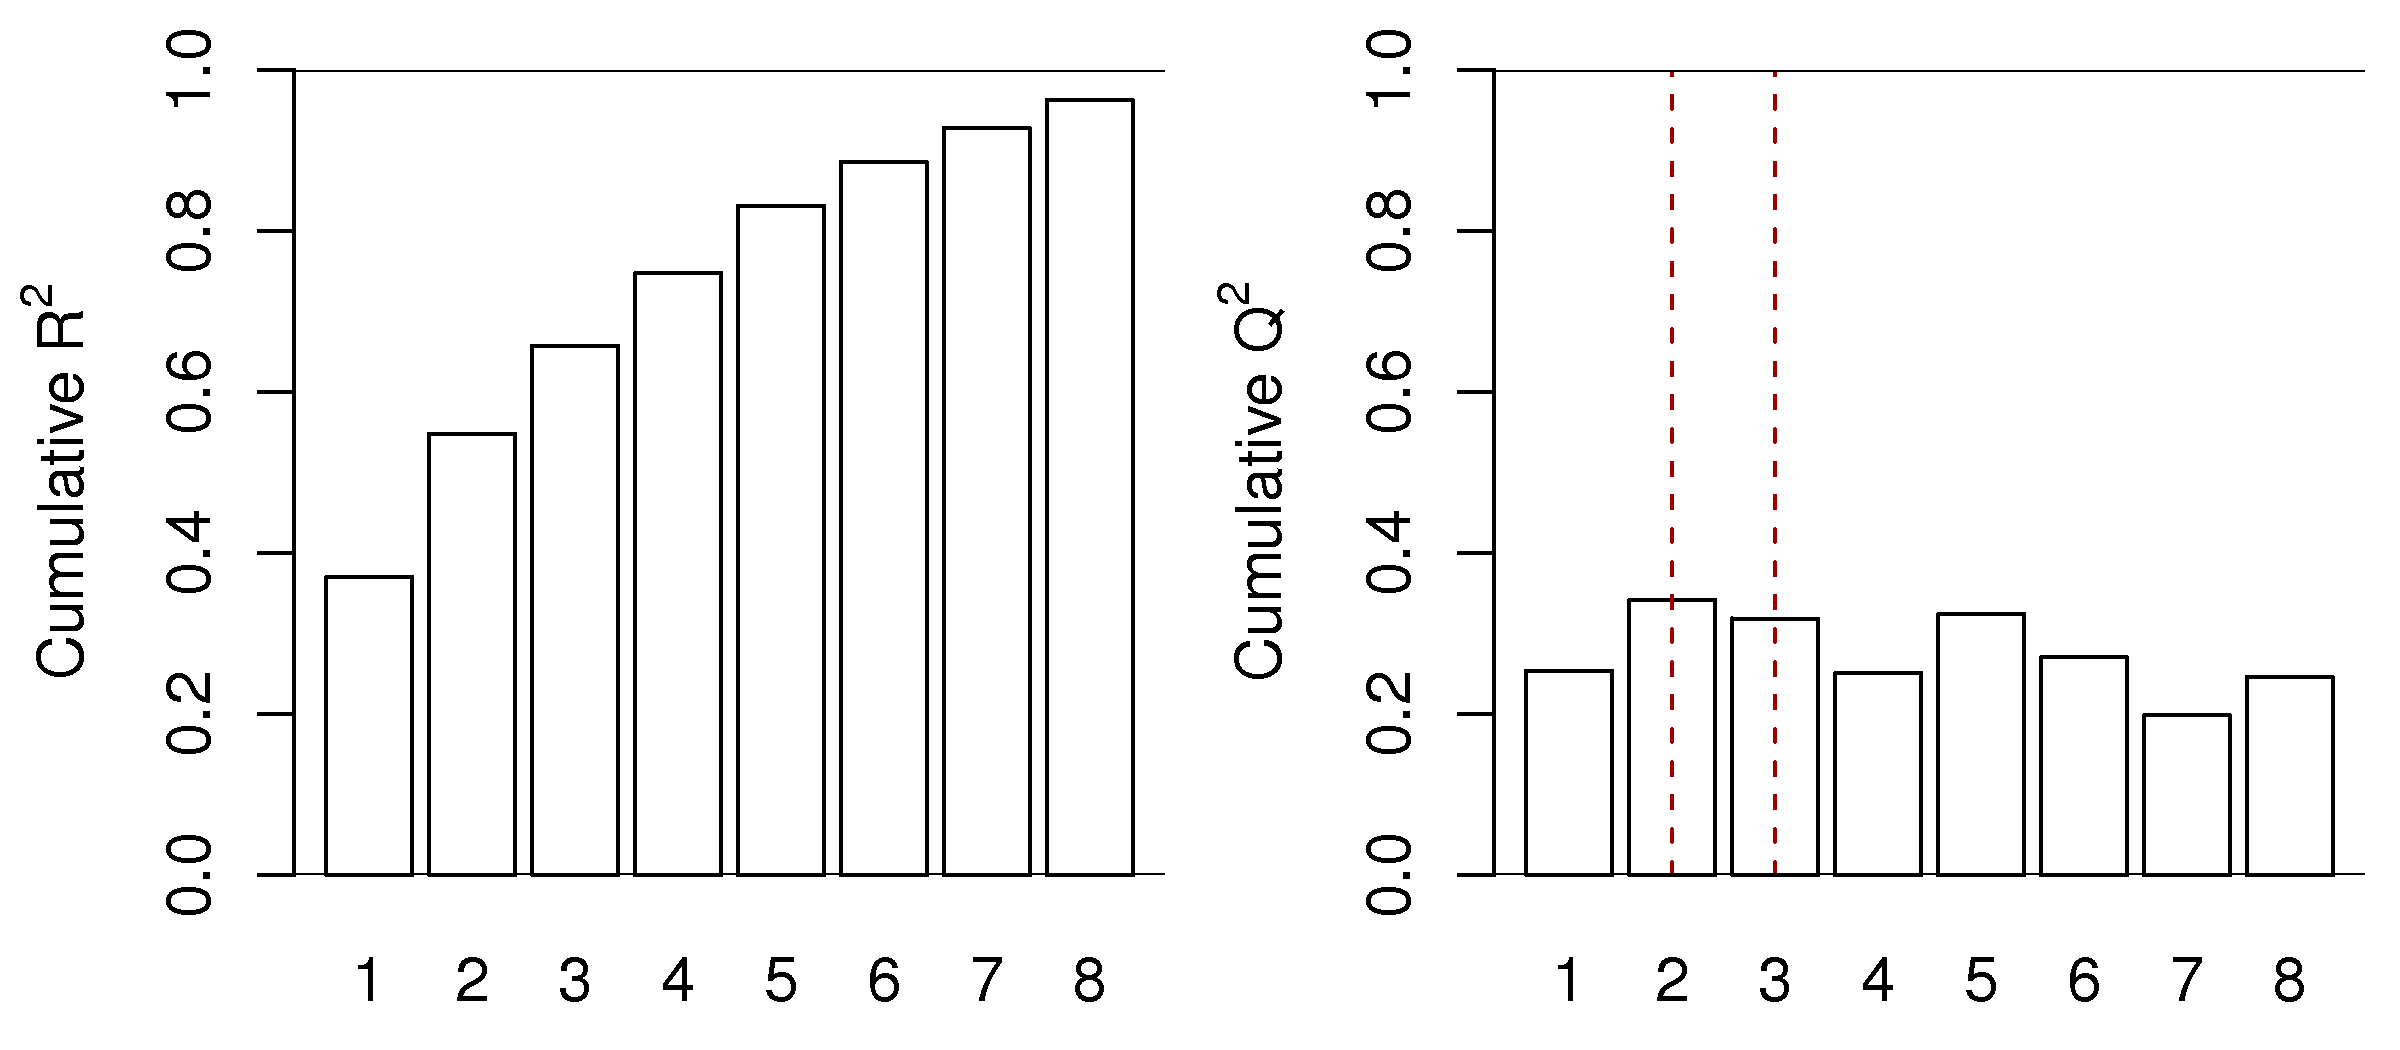

This chart was generated by the following R code:

# Data from the LDPE case study; PCA on all the variables, all the rows; Simca-P v 11.5 (Nov 2006)

R2 = c(0.369877,0.547855,0.65697,0.747528,0.831526,0.885739,0.928337,0.962801)
Q2 = c(0.253787,0.341342,0.318556,0.250411,0.32386,0.270315,0.19828,0.245897)

bitmap('/Users/kevindunn/Statistics course/Course notes/Latent-variable-modelling/images/barplot-for-R2-and-Q2.png', type="png256", width=8, height=3.5, res=300, pointsize=14)
par(cex.lab=1.1, cex.main=1.1, cex.sub=1.1, cex.axis=1.1)
par(mar=c(2.5, 4.2, 1.0, 0.5))  # (bottom, left, top, right); defaults are par(mar=c(5, 4, 4, 2) + 0.1)
layout(matrix(c(1,2), 1, 2))

barplot(R2, names.arg=seq(1,8), col=0, width=1, ylab=expression(paste("Cumulative ",  R^2, " "  )), ylim=c(0,1))
abline(h=c(0,1), col="black")

barplot(Q2, names.arg=seq(1,8), col=0, width=1, ylab=expression(paste("Cumulative ",  Q^2, " "  )), ylim=c(0,1))
abline(v=1.9, col="darkred", lty=2)
abline(v=3.1, col="darkred", lty=2)
abline(h=c(0,1), col="black")
dev.off()
